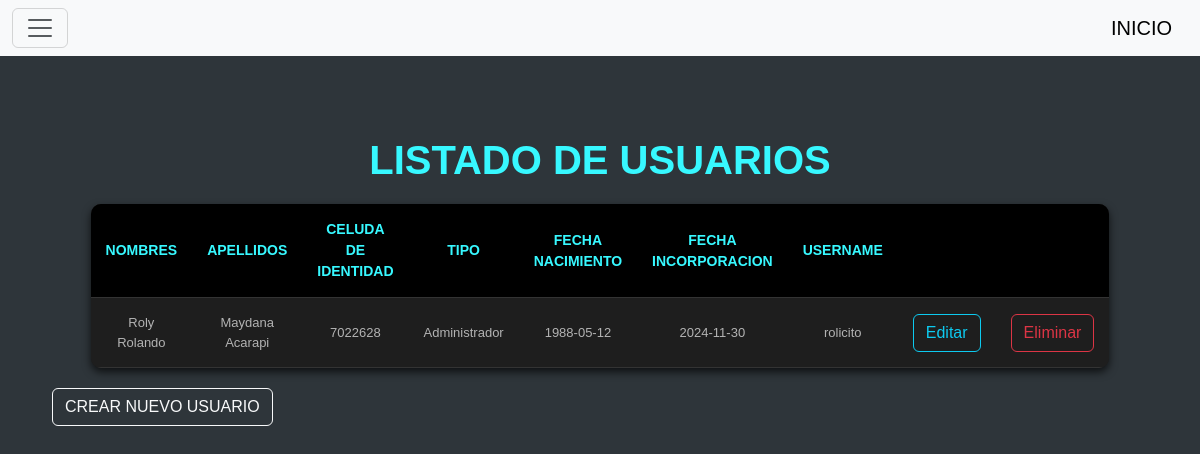
The page /usuarios on the database as committed earlier.
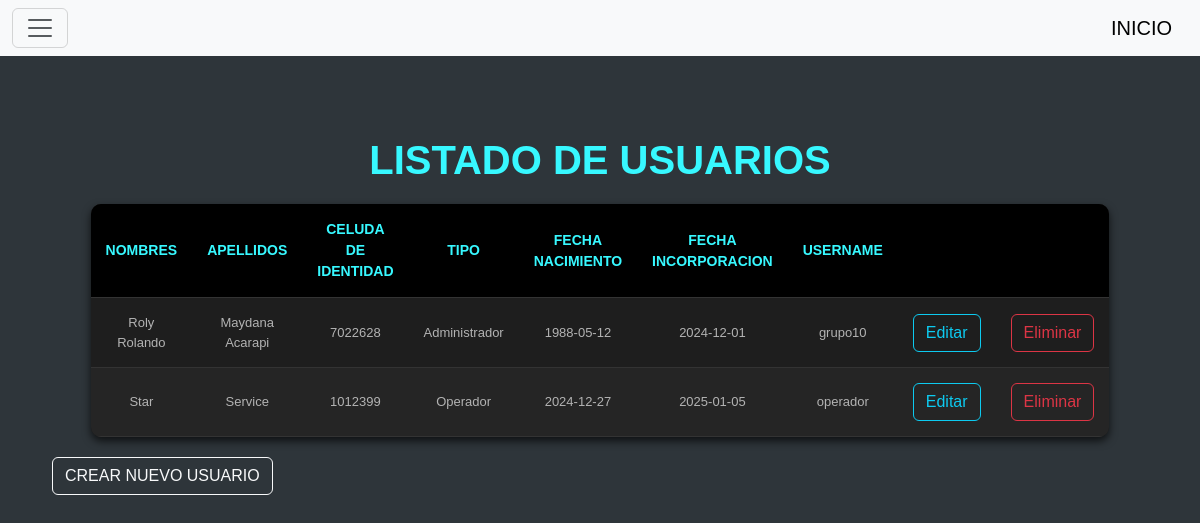
The same page on the database as committed later.
### tables this page shows
CREATE TABLE usuario(
            id_user INTEGER PRIMARY KEY AUTOINCREMENT,
            nombre TEXT NOT NULL,
            apellido TEXT NOT NULL,
            ci INTEGER NOT NULL,
            tipo TEXT NOT NULL,
            fecha_nan DATE NOT NULL,
            fecha_inc DATE NOT NULL,
            username TEXT NOT NULL,
            password TEXT NOT NULL
        );

### blueprints/usuarios/__init__.py (the view)
@usuarios_bp.route("/usuarios")
def index_user():
    conn = sqlite3.connect("star_service.db")
    conn.row_factory = sqlite3.Row
    cursor = conn.cursor()
    cursor.execute("SELECT * FROM usuario")
    usuarios = cursor.fetchall()
    conn.close()
    return render_template('index_user.html',usuarios=usuarios)

### blueprints/usuarios/templates/index_user.html (shortened to what this page needs)
{% include 'header.html' %}
<div class="container mt-5">
    <h1 class="fw-bold">LISTADO DE USUARIOS</h1>
    <table class="table-gris">
      <thead>
          <tr>
              <th>NOMBRES</th>
              <th>APELLIDOS</th>
              <th>CELUDA DE IDENTIDAD</th>
              <th>TIPO</th>
              <th>FECHA NACIMIENTO</th>
              <th>FECHA INCORPORACION</th>
              <th>USERNAME</th>
              <th></th>
              <th></th>
          </tr>
      </thead>
      <tbody>
          {% for usuarios in usuarios %}
          <tr>
              <td>{{ usuarios['nombre'] }}</td>
              <td>{{ usuarios['apellido'] }}</td>
              <td>{{ usuarios['ci'] }}</td>
              <td>{{ usuarios['tipo'] }}</td>
              <td>{{ usuarios['fecha_nan'] }}</td>
              <td>{{ usuarios['fecha_inc'] }}</td>
              <td>{{ usuarios['username'] }}</td>
              <td>
                  <a href="{{ url_for('usuarios.editar_user', id_user=usuarios['id_user']) }}" class="btn btn-outline-info">Editar</a>
                </td>
                <td>
                  <a href="{{ url_for('usuarios.eliminar_user', id_user=usuarios['id_user']) }}" onclick="return confirm('¿Estás seguro?')" class="btn btn-outline-danger"  >Eliminar</a>
              </td>
          </tr>
          {% endfor %}
      </tbody>
    </table>
    <a href="{{ url_for('usuarios.crear_user') }}" class="btn btn-outline-light">CREAR NUEVO USUARIO</a>
</div>
{% include 'footer.html' %}

Rows that differ between the two databases and show on the page:
changed usuario "Roly Rolando": fecha_inc "2024-11-30" → "2024-12-01"; username "rolicito" → "grupo10"
added usuario: nombre "Star", apellido "Service", ci "1012399", tipo "Operador", fecha_nan "2024-12-27", fecha_inc "2025-01-05", username "operador"
